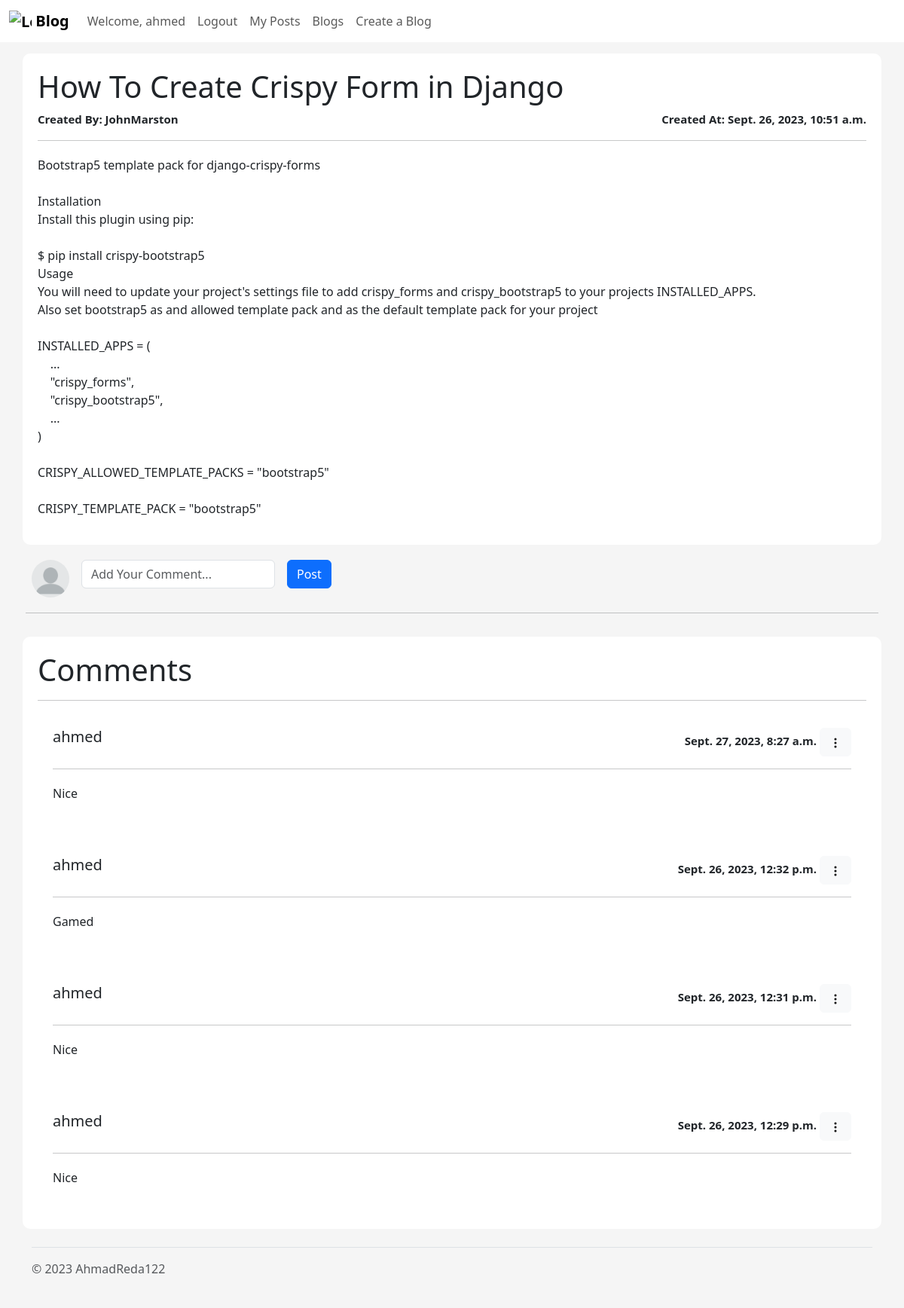
The page /blog/id/4/ (signed in) on the database its author committed.
### myApp/models.py (models this page shows)
class Blog(models.Model):
  ID = models.BigAutoField(auto_created = True, primary_key=True, verbose_name="ID")
  title = models.CharField(max_length=200)
  content = models.TextField()
  author = models.ForeignKey(User, on_delete=models.CASCADE, blank=False)
  created_at = models.DateTimeField(auto_now_add=True, blank=True)
  updated_at = models.DateTimeField(auto_now=True)

class Comment(models.Model):
  ID = models.BigAutoField(auto_created = True, primary_key=True, verbose_name="ID")
  content = models.TextField()
  user = models.ForeignKey(User, on_delete=models.CASCADE, blank=False)
  blog = models.ForeignKey(Blog, on_delete=models.CASCADE, blank=False)
  created_at = models.DateTimeField(auto_now_add=True, blank=True)
  updated_at = models.DateTimeField(auto_now=True)

### myApp/views.py (the view)
# urls.py: path("blog/id/<int:id>/", views.blogPage, name="blogPage"),
def blogPage(request, id):
    if request.user.is_authenticated:
        _blog = Blog.objects.get(ID=id)
        comments = Comment.objects.filter(blog=_blog).order_by("-created_at")
        context = {"Blog": _blog , "Comments": comments}
        return render(request, "Blog/blogPage.html", context)
    else:
        return redirect("login")

### myApp/templates/Blog/blogPage.html (shortened to what this page needs)
<!DOCTYPE html>
<html lang="en">
	{% load static %} {% load crispy_forms_tags %}
	<head>
		<link href="{% static 'css/bootstrap.css' %}" rel="stylesheet" />
		<link href="{% static 'css/home.css' %}" rel="stylesheet" />
		<link href="{% static 'css/blogPage.css' %}" rel="stylesheet" />
	</head>
	<body>
		{% include "Blog/blogNavBar.html" %}
		<div class="container-sm container">
			<div class="header">
				<h1>{{Blog.title}}</h1>
			</div>
			<div class="little">
				<div>Created By: {{ Blog.author.username }}</div>
				<div>Created At: {{ Blog.created_at }}</div>
			</div>
			<hr />
			<div class="content">
				<pre class="text-break fs-6" style="white-space: pre-wrap;">{{Blog.content}}</pre>
			</div>
		</div>
		<div class="container-sm commentSection">
			<form class="row g-3 form" method="POST" action="{% url "addComment" blog_id=Blog.ID %}">
				<div class="col-auto">
					<img
						class="img-icon"
						src="{% static 'images/blank-profile-picture-973460_1920.png'%}"
					/>
				</div>
				<div class="col-auto">
					<input
						class="form-control"
						type="text"
						name="comment"
						placeholder="Add Your Comment..."
					/>
				</div>
				<div class="col-auto">
					<button type="submit" class="btn btn-primary mb-3">Post</button>
				</div>
				<hr />
			</form>
		</div>
    <div class="container-sm container">
			<h1>Comments</h1>
      <hr>
      {% for comment in Comments %}
      <div class="container-sm container">
			<div class="little">
				<h5>{{ comment.user.username }}</h5>
				<div>
					{{ comment.created_at }}
					{% if request.user == comment.user %}
					<span class="dropdown">
						<button class="btn btn-light" type="button" data-bs-toggle="dropdown" aria-expanded="false">
							<svg xmlns="http://www.w3.org/2000/svg" width="16" height="16" fill="currentColor" class="bi bi-three-dots-vertical" viewBox="0 0 16 16">
								<path d="M9.5 13a1.5 1.5 0 1 1-3 0 1.5 1.5 0 0 1 3 0zm0-5a1.5 1.5 0 1 1-3 0 1.5 1.5 0 0 1 3 0zm0-5a1.5 1.5 0 1 1-3 0 1.5 1.5 0 0 1 3 0z"/>
							</svg>
						</button>
					</span>
					{% endif %}
			</div>
			</div>
			<hr />
			<div class="content">
				<pre class="text-break fs-6">{{comment.content}}</pre>
			</div>
    </div>
      {% endfor %}
		</div>
		{% include "Blog/footer.html" %}
	</body>
</html>

### myApp/templates/Blog/blogNavBar.html (shortened to what this page needs)
{% block content %}
<nav class="navbar sticky-top navbar-expand-lg" style="background-color: white;">
	<div class="container-fluid">
    <a class="navbar-brand" href="#">
      <img src="https://getbootstrap.com/docs/5.3/assets/brand/bootstrap-logo.svg" alt="Logo" width="30" height="24" class="d-inline-block align-text-top">
      Blog
    </a>
		<div class="collapse navbar-collapse" id="navbarSupportedContent">
				<ul class="navbar-nav mr-auto">
					{% if user.is_authenticated %}
          <li class="nav-item">
            <a class="nav-link" href="#">Welcome, {{user.username}}</a>
          </li>
					<li class="nav-item">
						<a class="d-flex nav-link" href="{% url "logout" %}">Logout</a>
					</li>
          <li class="nav-item">
            <a class="nav-link" href="{% url "myBlogs" %}">My Posts</a>
          </li>
					{% else %}
					<li class="nav-item">
						<a class="d-flex nav-link" href="{% url "login" %}">Login</a>
					</li>
					{% endif %}
          <li class="nav-item">
            <a class="nav-link" href="{% url "showBlogs" %}">Blogs</a>
          </li>
          <li class="nav-item">
            <a class="nav-link" href="{% url "createBlog"%}">Create a Blog</a>
          </li>
				</ul>
			</div>
		</div>
</nav>
{% endblock %}

### myApp/static/css/home.css (style rules this page uses)
body { background-color: #f5f5f5; }
.little { font-size: 14px; display: flex; justify-content: space-between; }
a { text-decoration: none; color: var(--bs-black); font-weight: 700; }
.container { background-color: white; padding: 20px; margin-top: 15px; border-radius: 10px; box-shadow: 0 0 0 1.5px rgba(var(--grey-900), 0.05); }

### myApp/static/css/blogPage.css (style rules this page uses)
.little { font-weight: 600; font-size: 15px; }
.content { margin-top: 20px; }
pre { font-family: var(--bs-body-font-family); }
.commentSection { display: flex; align-items: center; margin-top: 20px; }
.img-icon { width: 50px; height: 50px; border-radius: 50%; }
.form { flex: 1; }
input[type="text"] { width: 100%; }
.header { display: flex; justify-content: space-between; align-items: center; }

### rows shown on the page
Blog: title "How To Create Crispy Form in Django", author.username "JohnMarston", created_at "Sept. 26, 2023, 10:51 a.m.", content "Bootstrap5 template pack for django-crispy-forms Installation Install this plugin using pip: $ pip install crispy-bootstrap5 Usage You will need to update your project's settings file to add crispy_forms and crispy_bootstrap5 to your projects INSTALLED_APPS. Also set bootstrap5 as and allowed template pack and as the default template pack for your project INSTALLED_APPS = ( ... \"crispy_forms\", \"crispy_bootstrap5\", ... ) CRISPY_ALLOWED_TEMPLATE_PACKS = \"bootstrap5\" CRISPY_TEMPLATE_PACK = \"bootstrap5\""
Comment: user.username "ahmed", created_at "Sept. 27, 2023, 8:27 a.m.", content "Nice"
Comment: user.username "ahmed", created_at "Sept. 26, 2023, 12:32 p.m.", content "Gamed"
Comment: user.username "ahmed", created_at "Sept. 26, 2023, 12:31 p.m.", content "Nice"
Comment: user.username "ahmed", created_at "Sept. 26, 2023, 12:29 p.m.", content "Nice"

### other values the page prints
{{ user.username }} "ahmed"
